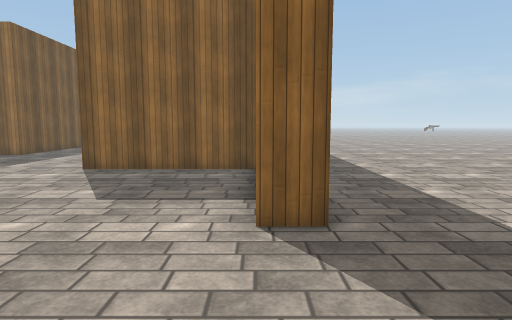
view 1 (above)

16 first-person views from a walk through a 3-D level made in the Unity game engine. The camera is 1.4 m above the floor, tilts 6° down and sees 75° across. The floor is counted in squares, 1 m on a side. Each view is taken from the middle of a square. On the plan, view 1 faces up. The plan holds only what a view shows up to about 15 squares ahead; the rest is blank. The place goes on beyond the plan. The player character is not drawn. Some surface patterns are stand-ins.

view 2
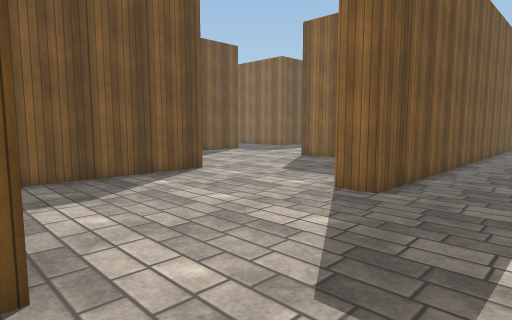

view 3
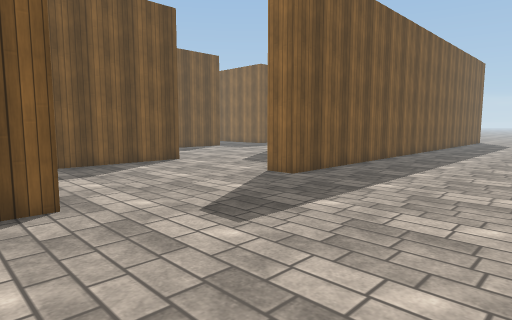

view 4
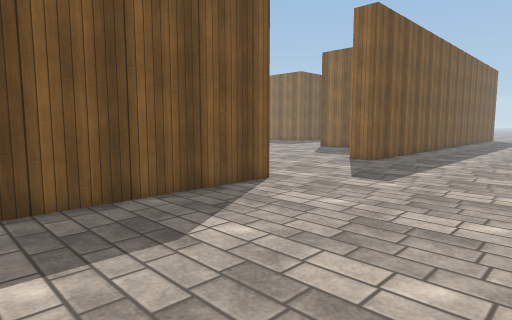

view 5
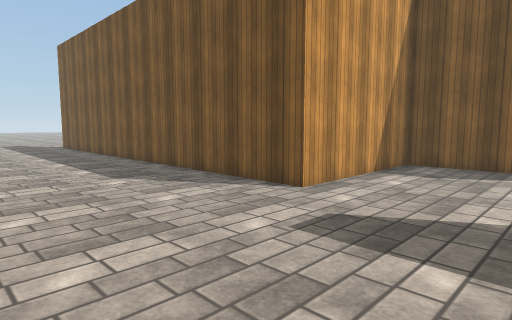

view 6
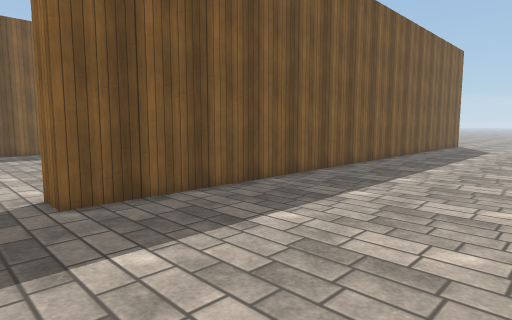

view 7
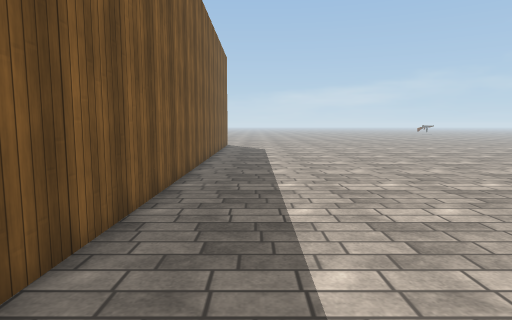

view 8
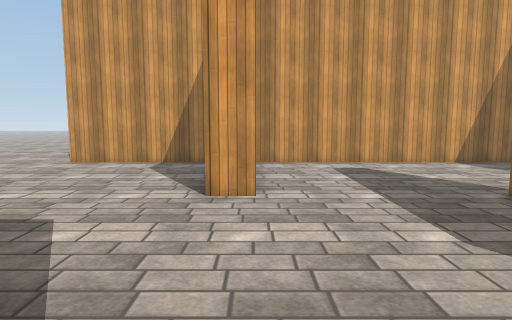

view 9
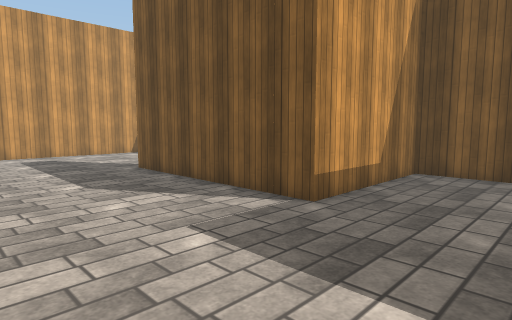

view 10
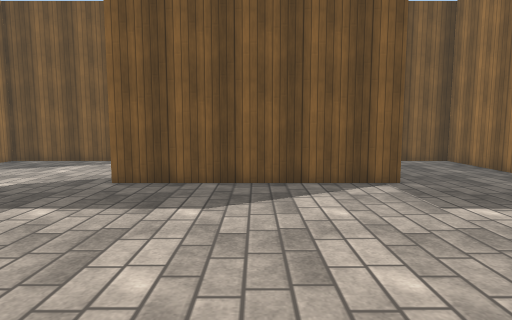

view 11
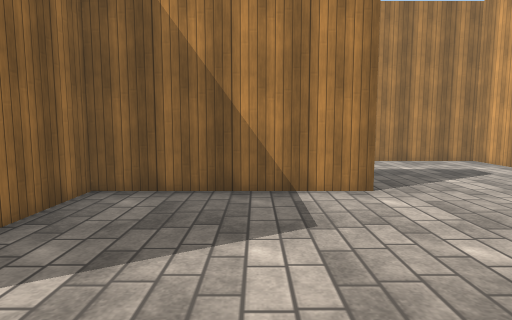

view 12
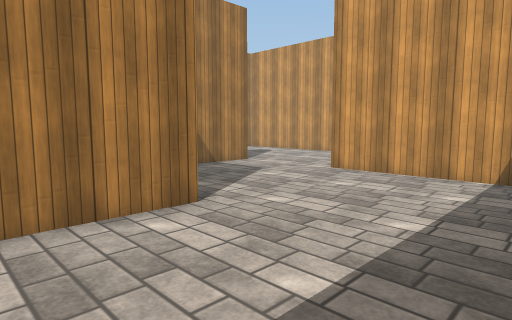

view 13
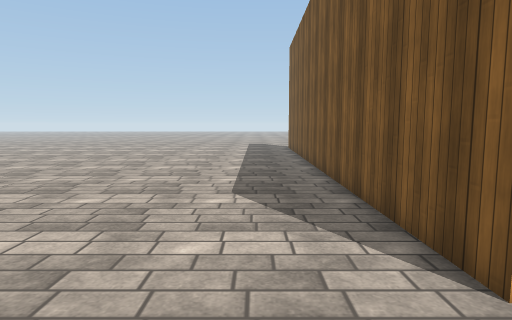

view 14
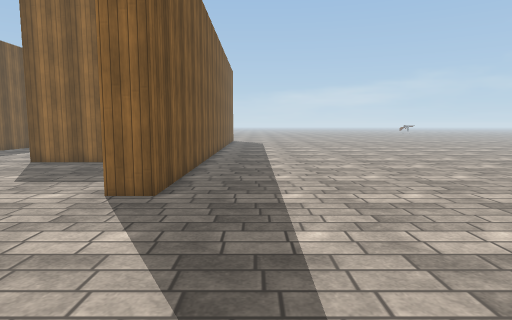

view 15
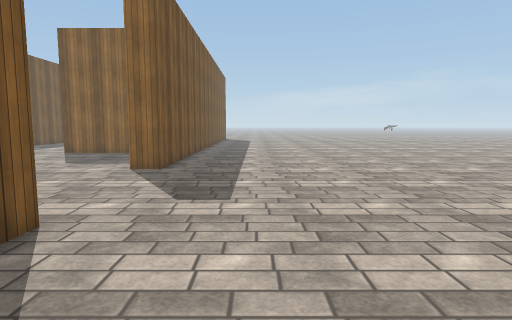

view 16
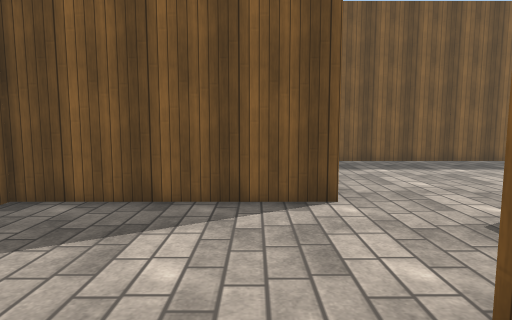

### Floor plan
Points are (right, up) in squares from view 1. A wall is a line through its corners. A room is listed if a view was taken in it or the views show most of it. See-through windows are left out.
Room 1 (views 1, 2, 3, 4, 5, 6, 7, 8, 9, 10, 11, 12, 13, 14, 15, 16)
walls: (-6, 4.5) (-5, 4.5) (-5, -1.5) (1, -1.5) (1, -10.5); (-12, 4.4) (-12, 10.5) (-14.5, 10.5); (0, 10.5) (-5.5, 10.5); (1, 15.5) (1, 4.5) (0, 4.5); (-17, 10.4) (-17, 13.5); (-16, 15.5) (-16, 11.5) (-11, 11.5) (-11, 4.5); (-20.9, 4.5) (-16, 4.5) (-16, -1.5) (-6, -1.5) (-6, 2.4); (-23, 12.9) (-23, 6.2)

Positions as (right, up) in squares from view 1, and headings:
1: (0, 0), facing up
2: (4, -2), facing up-left
3: (7, -3), facing up-left
4: (7, -8), facing up-left
5: (7, 3), facing down-left
6: (7, 3), facing up-left
7: (3, 4), facing up
8: (-6, 11), facing down
9: (-6, 15), facing down-left
10: (-3, 8), facing left
11: (-19, 7), facing right
12: (-22, 14), facing down-right
13: (3, 1), facing down
14: (3, -2), facing up
15: (4, -6), facing up
16: (-10, 3), facing left
